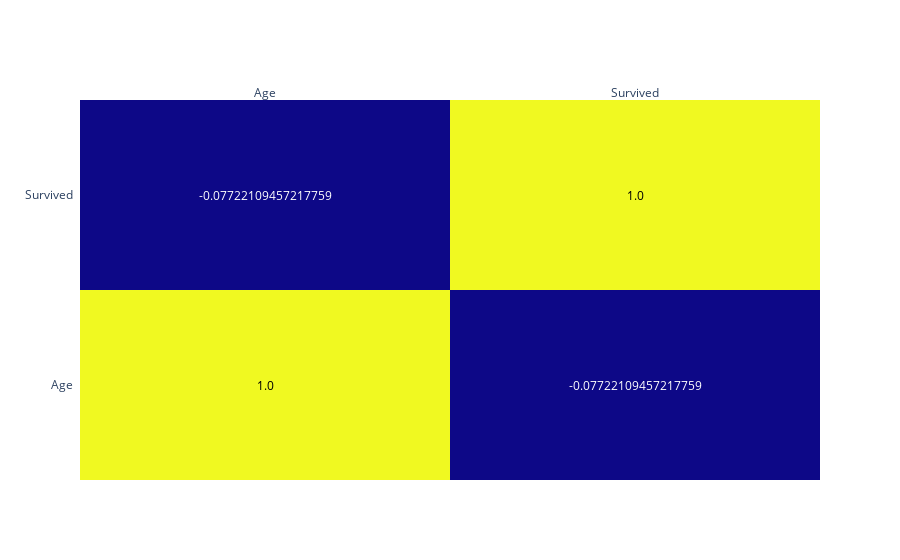

Notebook code for this chart:
### Markdown cell above
## Graph de correlation

### Code cell
short_data = dataset.filter(['Age', 'Survived'])

# Correlation matrix
corr_matrix = short_data.corr()

import plotly.figure_factory as ff

fig = ff.create_annotated_heatmap(corr_matrix.values,
                                  x = corr_matrix.columns.values.tolist(),
                                  y = corr_matrix.index.values.tolist())


fig.show()

### Figure 1 — Plotly figure (JSON) as saved in the notebook; plotly's stock layout.template omitted (floating-point values rounded to 4 significant figures)
{"data": [{"colorscale": [[0, "#0d0887"], [0.1111, "#46039f"], [0.2222, "#7201a8"], [0.3333, "#9c179e"], [0.4444, "#bd3786"], [0.5556, "#d8576b"], [0.6667, "#ed7953"], [0.7778, "#fb9f3a"], [0.8889, "#fdca26"], [1, "#f0f921"]], "reversescale": false, "showscale": false, "type": "heatmap", "x": ["Age", "Survived"], "y": ["Age", "Survived"], "z": [[1, -0.07722], [-0.07722, 1]]}], "layout": {"annotations": [{"font": {"color": "#000000"}, "showarrow": false, "text": "1.0", "x": "Age", "xref": "x", "y": "Age", "yref": "y"}, {"font": {"color": "#FFFFFF"}, "showarrow": false, "text": "-0.07722109457217759", "x": "Survived", "xref": "x", "y": "Age", "yref": "y"}, {"font": {"color": "#FFFFFF"}, "showarrow": false, "text": "-0.07722109457217759", "x": "Age", "xref": "x", "y": "Survived", "yref": "y"}, {"font": {"color": "#000000"}, "showarrow": false, "text": "1.0", "x": "Survived", "xref": "x", "y": "Survived", "yref": "y"}], "xaxis": {"dtick": 1, "gridcolor": "rgb(0, 0, 0)", "side": "top", "ticks": ""}, "yaxis": {"dtick": 1, "ticks": "", "ticksuffix": "  "}}}
